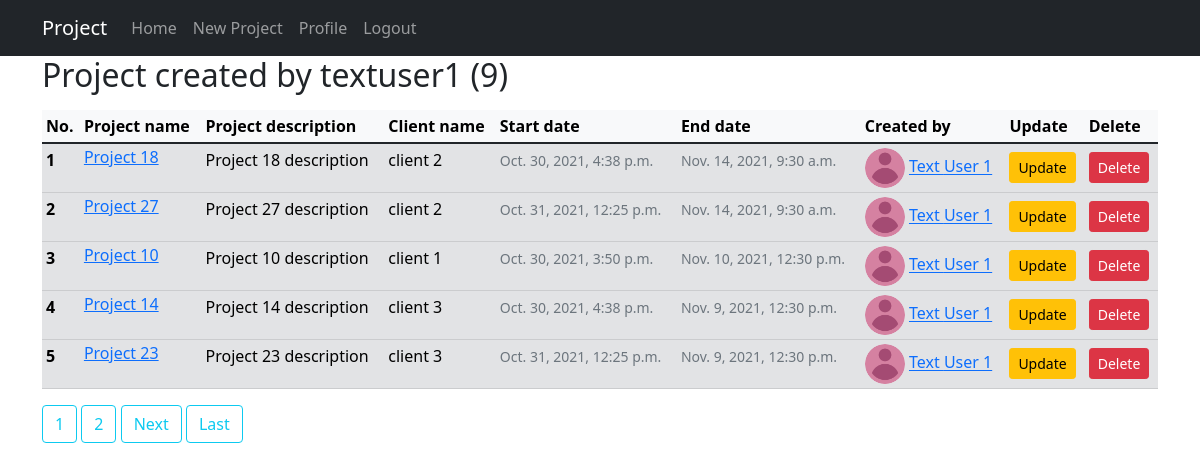
/user/textuser1 (signed in), run on the app's committed database.
### projects/models.py (models this page shows, shortened)
class Project(models.Model):
    name = models.CharField(max_length=50)
    description = models.TextField()
    client = models.ForeignKey(Client, related_name='projects', on_delete=models.CASCADE)
    created_by = models.ForeignKey(User, related_name='projects', on_delete=models.DO_NOTHING)
    start_date = models.DateTimeField(default=timezone.now())
    end_date = models.DateTimeField()

class Client(models.Model):
    name = models.CharField(max_length=50)
    def __str__(self):
        return self.name

### users/models.py (models this page shows, shortened)
class Profile(models.Model):
    user = models.OneToOneField(User, on_delete=models.CASCADE)
    image = models.ImageField(default='default.png', upload_to='profile_pics')

### projects/views.py (the view)
# urls.py: path('user/<str:username>', views.UserProjectListView.as_view(), name='user-projects'),
class UserProjectListView(LoginRequiredMixin, ListView):
    model = Project
    template_name = 'projects/user_projects.html' # <app>/<model>_<viewtype>.html
    context_object_name = 'projects'
    paginate_by = 5
    def get_queryset(self):
        user = get_object_or_404(User, username=self.kwargs.get('username'))
        return Project.objects.filter(created_by=user).order_by('-end_date')

### projects/templates/projects/user_projects.html (shortened to what this page needs)
{% extends "projects/base.html" %}
{% block content %}
    <h2 class="mb-3">Project created by {{ view.kwargs.username }} ({{ page_obj.paginator.count }})</h2>
    <table class="table table-sm">
        <thead>
            <tr class="table-light">
                <th scope="col">No.</th>
                <th scope="col">Project name</th>
                <th scope="col">Project description</th>
                <th scope="col">Client name</th>
                <th scope="col">Start date</th>
                <th scope="col">End date</th>
                <th scope="col">Created by</th>
                <th scope="col">Update</th>
                <th scope="col">Delete</th>
            </tr>
        </thead>
        <tbody>
        {% for project in projects %}
            <tr class="table-secondary">
                <th scope="row">{{ forloop.counter }}</th>
                <td>
                    <h6><a class="article-title" href="{% url 'project-detail' project.pk %}">{{ project.name }}</a></h6>
                </td>
                <td>
                    <p class="article-content">{{ project.description }}</p>
                </td>
                <td>
                    <p class="article-content">{{ project.client }}</p>
                </td>
                <td>
                    <small class="text-muted">{{ project.start_date }}</small>
                </td>
                <td>
                    <small class="text-muted">{{ project.end_date }}</small>
                </td>
                <td>
                    <img class="rounded-circle article-img" src="{{ project.created_by.profile.image.url }}" height=40 width=40>
                    <a class="mr-2" href="{% url 'user-projects' project.created_by.username %}">{{ project.created_by.first_name }} {{ project.created_by.last_name }}</a>
                </td>
                <td>
                    {% if project.created_by == user %}
                        <a class="btn btn-warning btn-sm mt-1 mb-1" href="{% url 'project-update' project.id %}">Update</a>
                    {% endif %}
                </td>
                <td>
                    {% if project.created_by == user %}
                        <a class="btn btn-danger btn-sm mt-1 mb-1" href="{% url 'project-delete' project.id %}">Delete</a>
                    {% endif %}
                </td>
            </tr>
        {% endfor %}
        </tbody>
    </table>
    {% if is_paginated %}
        {% for num in page_obj.paginator.page_range %}
            {% if page_obj_number == num %}
                <a class="btn btn-info mb-4" href="?page={{ num }}">{{ num }}</a>
            {% elif num > page_obj.number|add:'-3' and num < page_obj.number|add:'3' %}
                <a class="btn btn-outline-info mb-4" href="?page={{ num }}">{{ num }}</a>
            {% endif %}
        {% endfor %}
        {% if page_obj.has_next %}
            <a class="btn btn-outline-info mb-4" href="?page={{ page_obj.next_page_number }}">Next</a>
            <a class="btn btn-outline-info mb-4" href="?page={{ page_obj.paginator.num_pages }}">Last</a>
        {% endif %}
    {% endif %}
{% endblock content %}

### data on the page
Project: name "Project 18", description "Project 18 description", client "client 2", start_date "Oct. 30, 2021, 4:38 p.m.", end_date "Nov. 14, 2021, 9:30 a.m.", created_by.profile.image (placeholder picture), created_by.first_name "Text", created_by.last_name "User 1", shows "Update", shows "Delete"
Project: name "Project 27", description "Project 27 description", client "client 2", start_date "Oct. 31, 2021, 12:25 p.m.", end_date "Nov. 14, 2021, 9:30 a.m.", created_by.profile.image (placeholder picture), created_by.first_name "Text", created_by.last_name "User 1", shows "Update", shows "Delete"
Project: name "Project 10", description "Project 10 description", client "client 1", start_date "Oct. 30, 2021, 3:50 p.m.", end_date "Nov. 10, 2021, 12:30 p.m.", created_by.profile.image (placeholder picture), created_by.first_name "Text", created_by.last_name "User 1", shows "Update", shows "Delete"
Project: name "Project 14", description "Project 14 description", client "client 3", start_date "Oct. 30, 2021, 4:38 p.m.", end_date "Nov. 9, 2021, 12:30 p.m.", created_by.profile.image (placeholder picture), created_by.first_name "Text", created_by.last_name "User 1", shows "Update", shows "Delete"
Project: name "Project 23", description "Project 23 description", client "client 3", start_date "Oct. 31, 2021, 12:25 p.m.", end_date "Nov. 9, 2021, 12:30 p.m.", created_by.profile.image (placeholder picture), created_by.first_name "Text", created_by.last_name "User 1", shows "Update", shows "Delete"

### other printed values
{{ view.kwargs.username }} "textuser1"
{{ page_obj.paginator.count }} "9"
{{ num }} "1" "2"
